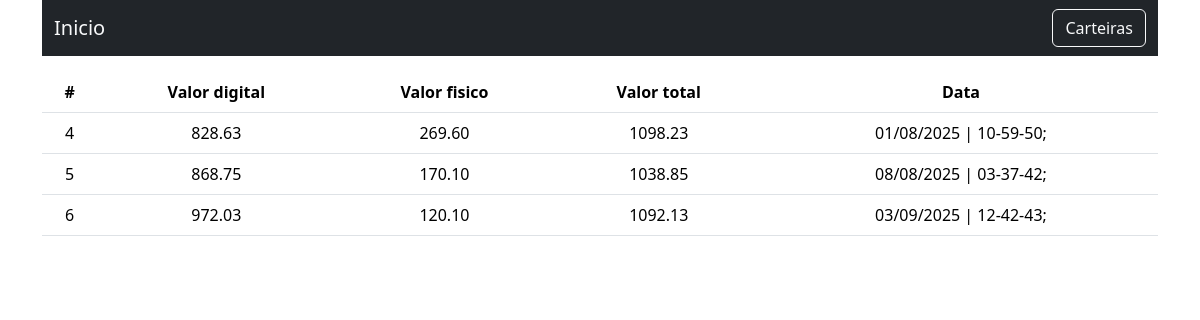
Screenshot of /historico.php with the database file from the repository.
### tables this page shows
CREATE TABLE `historico` (
  `id` bigint(20) NOT NULL,
  `valorDigital` decimal(10,2) NOT NULL,
  `valorFisico` decimal(10,2) NOT NULL,
  `valor_total` decimal(10,2) NOT NULL,
  `data_hora` timestamp NOT NULL DEFAULT current_timestamp() ON UPDATE current_timestamp()
);

### historico.php (called while the page is built, shortened)
<?php
$historicos = Historico::getHistoricos();
include_once(__DIR__ . "/include/header.php");
include_once(__DIR__ . "/include/dashHistorico.php");
include_once(__DIR__ . "/include/footer.php");

### app/Bd/Database.php (called while the page is built, shortened)
<?php
class Database
{
    private $table;
    private $connection;
    public function __construct($table = null)
    {
        $this->table = $table;
    }
    private function setConnection()
    {
        try {
            $this->connection = new PDO("mysql:host=" . self::host . ";dbname=" . self::dbname, self::user, self::pass);
            $this->connection->setAttribute(PDO::ATTR_ERRMODE, PDO::ERRMODE_EXCEPTION);
        } catch (PDOException $e) {
            die("ERROR: Could not connect from database" . $e->getMessage());
        }
    }
    public function execute($query, $params = [])
    {
        try {
            $stmt = $this->connection->prepare($query);
            $stmt->execute($params);
            return $stmt;
        } catch (PDOException $e) {
            die("ERROR: Could not execute the query " . $e->getMessage());
        }
    }
    public function select($where = null, $order = null, $limit = null, $fields = '*')
    {
        $where = strlen($where) ? "WHERE $where" : "";
        $order = strlen($order) ? "ORDER BY $order" : "";
        $limit = strlen($limit) ? "LIMIT $limit" : "";
        $query = "SELECT $fields FROM $this->table $where $order $limit";
        return $this->execute($query);
    }
}

### app/Entity/Historico.php (called while the page is built, shortened)
<?php
class Historico
{
    public static function getHistoricos($where = null)
    {
        return (new Database("historico"))->select($where)->fetchAll(PDO::FETCH_CLASS, self::class);
    }
}

### include/dashHistorico.php (the view)
<section>
    <table class="table mt-3 text-center">
        <thead>
            <th>#</th>
            <th>Valor digital</th>
            <th>Valor fisico</th>
            <th>Valor total</th>
            <th>Data</th>
        </thead>
        <tbody>
            <?php foreach ($historicos as $historico) { ?>
                <tr>
                    <td> <?= $historico->id ?></td>
                    <td> <?= $historico->valorDigital ?></td>
                    <td> <?= $historico->valorFisico ?></td>
                    <td> <?= $historico->valor_total ?></td>
                    <td> <?= date("d/m/Y | h-i-s", strtotime($historico->data_hora)) ?>; </td>
                </tr>
            <?php } ?>
        </tbody>
    </table>
</section>

### include/header.php (shortened to what this page needs)
<!DOCTYPE html>
<html lang="en">
<head>
    <link href="https://cdn.jsdelivr.net/npm/bootstrap@5.3.6/dist/css/bootstrap.min.css" rel="stylesheet">
    <link rel="stylesheet" href="https://cdn.jsdelivr.net/npm/bootstrap-icons@1.12.1/font/bootstrap-icons.min.css">
    <?php echo '<link rel="stylesheet" href="assets/css/style.css">' ?>
</head>
<body class="text-dark">
    <div class="container">
        <header>
            <nav class="navbar navbar-expand-lg bg-dark">
                <div class="container-fluid">
                    <?php if ($_SERVER['PHP_SELF'] == "/minha-despesa/index.php") { ?>
                        <a class="navbar-brand text-light" href="cadastro.php">Cadastro</a>
                        <a href="#" class="btn btn-primary" data-bs-toggle="modal" data-bs-target="#modalSeguranca">Limpar registros</a>
                    <?php } else { ?>
                        <a class="navbar-brand text-light" href="index.php">Inicio</a>
                    <?php }  ?>
                    <a href="carteira.php" class="btn btn-outline-light">Carteiras</a>
                </div>
            </nav>
        </header>

### include/footer.php (shortened to what this page needs)
</div>
</body>
</html>

### assets/css/style.css (style rules this page uses)
a { text-decoration: none; }

### rows the page displays
historico: id "4", valorDigital "828.63", valorFisico "269.60", valor_total "1098.23", data_hora "01/08/2025 | 10-59-50"
historico: id "5", valorDigital "868.75", valorFisico "170.10", valor_total "1038.85", data_hora "08/08/2025 | 03-37-42"
historico: id "6", valorDigital "972.03", valorFisico "120.10", valor_total "1092.13", data_hora "03/09/2025 | 12-42-43"
